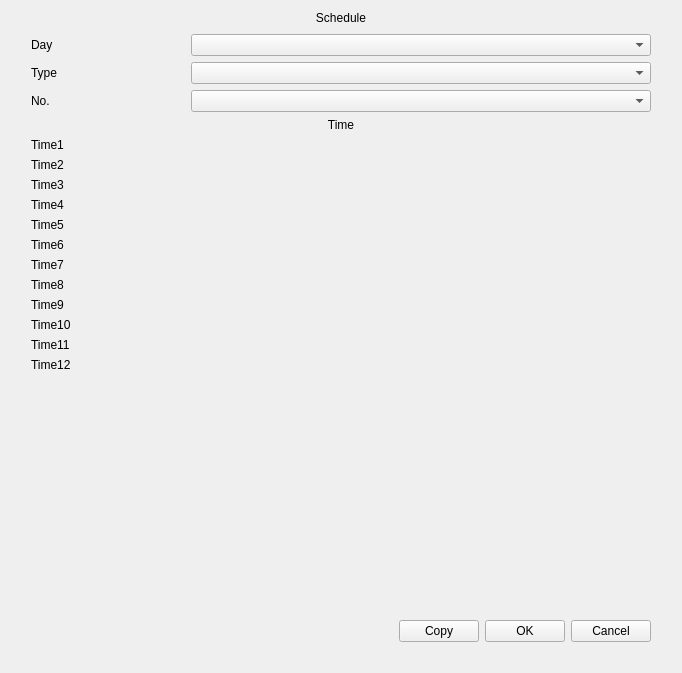
<?xml version="1.0" encoding="UTF-8"?>
<ui version="4.0">
 <class>PtzScheduleTaskEdit</class>
 <widget class="QWidget" name="PtzScheduleTaskEdit">
  <property name="geometry">
   <rect>
    <x>0</x>
    <y>0</y>
    <width>682</width>
    <height>673</height>
   </rect>
  </property>
  <property name="windowTitle">
   <string>Form</string>
  </property>
  <layout class="QVBoxLayout" name="verticalLayout">
   <property name="spacing">
    <number>0</number>
   </property>
   <item>
    <widget class="QLabel" name="label_title">
     <property name="text">
      <string>Schedule</string>
     </property>
     <property name="alignment">
      <set>Qt::AlignCenter</set>
     </property>
    </widget>
   </item>
   <item>
    <widget class="QWidget" name="widget_background" native="true">
     <property name="sizePolicy">
      <sizepolicy hsizetype="Preferred" vsizetype="Expanding">
       <horstretch>0</horstretch>
       <verstretch>0</verstretch>
      </sizepolicy>
     </property>
     <layout class="QVBoxLayout" name="verticalLayout_2">
      <property name="leftMargin">
       <number>20</number>
      </property>
      <property name="rightMargin">
       <number>20</number>
      </property>
      <property name="bottomMargin">
       <number>20</number>
      </property>
      <item>
       <layout class="QGridLayout" name="gridLayout">
        <item row="11" column="1">
         <widget class="MyTimeRangeEdit" name="myTimeRangeEdit_8" native="true">
          <property name="sizePolicy">
           <sizepolicy hsizetype="Preferred" vsizetype="Preferred">
            <horstretch>3</horstretch>
            <verstretch>0</verstretch>
           </sizepolicy>
          </property>
         </widget>
        </item>
        <item row="6" column="1">
         <widget class="MyTimeRangeEdit" name="myTimeRangeEdit_3" native="true">
          <property name="sizePolicy">
           <sizepolicy hsizetype="Preferred" vsizetype="Preferred">
            <horstretch>3</horstretch>
            <verstretch>0</verstretch>
           </sizepolicy>
          </property>
         </widget>
        </item>
        <item row="1" column="0">
         <widget class="QLabel" name="label_type">
          <property name="text">
           <string>Type</string>
          </property>
         </widget>
        </item>
        <item row="13" column="0">
         <widget class="QLabel" name="label_time10">
          <property name="text">
           <string>Time10</string>
          </property>
         </widget>
        </item>
        <item row="15" column="0">
         <widget class="QLabel" name="label_time12">
          <property name="text">
           <string>Time12</string>
          </property>
         </widget>
        </item>
        <item row="14" column="0">
         <widget class="QLabel" name="label_time11">
          <property name="text">
           <string>Time11</string>
          </property>
         </widget>
        </item>
        <item row="5" column="1">
         <widget class="MyTimeRangeEdit" name="myTimeRangeEdit_2" native="true">
          <property name="sizePolicy">
           <sizepolicy hsizetype="Preferred" vsizetype="Preferred">
            <horstretch>3</horstretch>
            <verstretch>0</verstretch>
           </sizepolicy>
          </property>
         </widget>
        </item>
        <item row="0" column="0">
         <widget class="QLabel" name="label_day">
          <property name="text">
           <string>Day</string>
          </property>
         </widget>
        </item>
        <item row="10" column="1">
         <widget class="MyTimeRangeEdit" name="myTimeRangeEdit_7" native="true">
          <property name="sizePolicy">
           <sizepolicy hsizetype="Preferred" vsizetype="Preferred">
            <horstretch>3</horstretch>
            <verstretch>0</verstretch>
           </sizepolicy>
          </property>
         </widget>
        </item>
        <item row="13" column="1">
         <widget class="MyTimeRangeEdit" name="myTimeRangeEdit_10" native="true">
          <property name="sizePolicy">
           <sizepolicy hsizetype="Preferred" vsizetype="Preferred">
            <horstretch>3</horstretch>
            <verstretch>0</verstretch>
           </sizepolicy>
          </property>
         </widget>
        </item>
        <item row="3" column="0" colspan="2">
         <widget class="QLabel" name="label_time">
          <property name="text">
           <string>Time</string>
          </property>
          <property name="alignment">
           <set>Qt::AlignCenter</set>
          </property>
          <property name="style" stdset="0">
           <string>normal</string>
          </property>
         </widget>
        </item>
        <item row="15" column="1">
         <widget class="MyTimeRangeEdit" name="myTimeRangeEdit_12" native="true">
          <property name="sizePolicy">
           <sizepolicy hsizetype="Preferred" vsizetype="Preferred">
            <horstretch>3</horstretch>
            <verstretch>0</verstretch>
           </sizepolicy>
          </property>
         </widget>
        </item>
        <item row="8" column="0">
         <widget class="QLabel" name="label_time5">
          <property name="text">
           <string>Time5</string>
          </property>
         </widget>
        </item>
        <item row="11" column="0">
         <widget class="QLabel" name="label_time8">
          <property name="text">
           <string>Time8</string>
          </property>
         </widget>
        </item>
        <item row="12" column="1">
         <widget class="MyTimeRangeEdit" name="myTimeRangeEdit_9" native="true">
          <property name="sizePolicy">
           <sizepolicy hsizetype="Preferred" vsizetype="Preferred">
            <horstretch>3</horstretch>
            <verstretch>0</verstretch>
           </sizepolicy>
          </property>
         </widget>
        </item>
        <item row="12" column="0">
         <widget class="QLabel" name="label_time9">
          <property name="text">
           <string>Time9</string>
          </property>
         </widget>
        </item>
        <item row="6" column="0">
         <widget class="QLabel" name="label_time3">
          <property name="text">
           <string>Time3</string>
          </property>
         </widget>
        </item>
        <item row="5" column="0">
         <widget class="QLabel" name="label_time2">
          <property name="text">
           <string>Time2</string>
          </property>
         </widget>
        </item>
        <item row="9" column="1">
         <widget class="MyTimeRangeEdit" name="myTimeRangeEdit_6" native="true">
          <property name="sizePolicy">
           <sizepolicy hsizetype="Preferred" vsizetype="Preferred">
            <horstretch>3</horstretch>
            <verstretch>0</verstretch>
           </sizepolicy>
          </property>
         </widget>
        </item>
        <item row="4" column="0">
         <widget class="QLabel" name="label_time1">
          <property name="sizePolicy">
           <sizepolicy hsizetype="Preferred" vsizetype="Preferred">
            <horstretch>1</horstretch>
            <verstretch>0</verstretch>
           </sizepolicy>
          </property>
          <property name="text">
           <string>Time1</string>
          </property>
         </widget>
        </item>
        <item row="0" column="1">
         <widget class="ComboBox" name="comboBox_day"/>
        </item>
        <item row="10" column="0">
         <widget class="QLabel" name="label_time7">
          <property name="text">
           <string>Time7</string>
          </property>
         </widget>
        </item>
        <item row="8" column="1">
         <widget class="MyTimeRangeEdit" name="myTimeRangeEdit_5" native="true">
          <property name="sizePolicy">
           <sizepolicy hsizetype="Preferred" vsizetype="Preferred">
            <horstretch>3</horstretch>
            <verstretch>0</verstretch>
           </sizepolicy>
          </property>
         </widget>
        </item>
        <item row="14" column="1">
         <widget class="MyTimeRangeEdit" name="myTimeRangeEdit_11" native="true">
          <property name="sizePolicy">
           <sizepolicy hsizetype="Preferred" vsizetype="Preferred">
            <horstretch>3</horstretch>
            <verstretch>0</verstretch>
           </sizepolicy>
          </property>
         </widget>
        </item>
        <item row="4" column="1">
         <widget class="MyTimeRangeEdit" name="myTimeRangeEdit_1" native="true">
          <property name="sizePolicy">
           <sizepolicy hsizetype="Preferred" vsizetype="Preferred">
            <horstretch>3</horstretch>
            <verstretch>0</verstretch>
           </sizepolicy>
          </property>
         </widget>
        </item>
        <item row="9" column="0">
         <widget class="QLabel" name="label_time6">
          <property name="text">
           <string>Time6</string>
          </property>
         </widget>
        </item>
        <item row="7" column="0">
         <widget class="QLabel" name="label_time4">
          <property name="text">
           <string>Time4</string>
          </property>
         </widget>
        </item>
        <item row="1" column="1">
         <widget class="ComboBox" name="comboBox_type"/>
        </item>
        <item row="7" column="1">
         <widget class="MyTimeRangeEdit" name="myTimeRangeEdit_4" native="true">
          <property name="sizePolicy">
           <sizepolicy hsizetype="Preferred" vsizetype="Preferred">
            <horstretch>3</horstretch>
            <verstretch>0</verstretch>
           </sizepolicy>
          </property>
         </widget>
        </item>
        <item row="2" column="0">
         <widget class="QLabel" name="labelNo">
          <property name="text">
           <string>No.</string>
          </property>
         </widget>
        </item>
        <item row="2" column="1">
         <widget class="ComboBox" name="comboBoxNo"/>
        </item>
       </layout>
      </item>
      <item>
       <spacer name="verticalSpacer">
        <property name="orientation">
         <enum>Qt::Vertical</enum>
        </property>
        <property name="sizeHint" stdset="0">
         <size>
          <width>20</width>
          <height>142</height>
         </size>
        </property>
       </spacer>
      </item>
      <item>
       <layout class="QHBoxLayout" name="horizontalLayout_2">
        <item>
         <spacer name="horizontalSpacer">
          <property name="orientation">
           <enum>Qt::Horizontal</enum>
          </property>
          <property name="sizeHint" stdset="0">
           <size>
            <width>40</width>
            <height>20</height>
           </size>
          </property>
         </spacer>
        </item>
        <item>
         <widget class="MyPushButton" name="pushButton_copy">
          <property name="text">
           <string>Copy</string>
          </property>
         </widget>
        </item>
        <item>
         <widget class="MyPushButton" name="pushButton_ok">
          <property name="text">
           <string>OK</string>
          </property>
         </widget>
        </item>
        <item>
         <widget class="MyPushButton" name="pushButton_cancel">
          <property name="text">
           <string>Cancel</string>
          </property>
         </widget>
        </item>
       </layout>
      </item>
     </layout>
    </widget>
   </item>
  </layout>
 </widget>
 <customwidgets>
  <customwidget>
   <class>MyPushButton</class>
   <extends>QPushButton</extends>
   <header>mypushbutton.h</header>
  </customwidget>
  <customwidget>
   <class>ComboBox</class>
   <extends>QComboBox</extends>
   <header>combobox.h</header>
  </customwidget>
  <customwidget>
   <class>MyTimeRangeEdit</class>
   <extends>QWidget</extends>
   <header>mytimerangeedit.h</header>
   <container>1</container>
  </customwidget>
 </customwidgets>
 <resources/>
 <connections/>
</ui>
